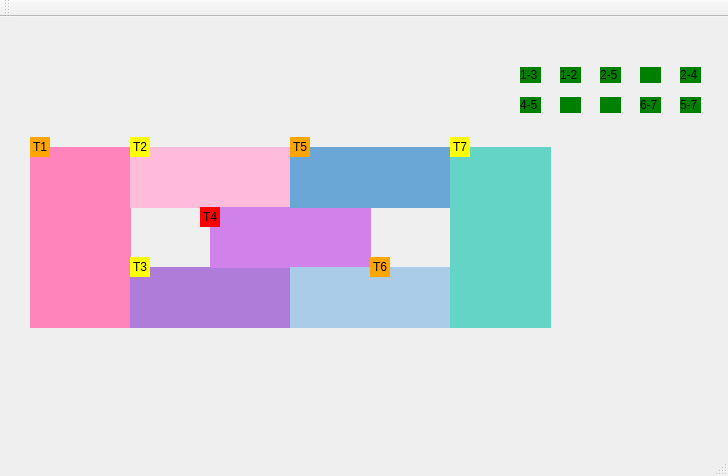
<?xml version="1.0" encoding="UTF-8"?>
<ui version="4.0">
 <class>MainWindow</class>
 <widget class="QMainWindow" name="MainWindow">
  <property name="geometry">
   <rect>
    <x>0</x>
    <y>0</y>
    <width>728</width>
    <height>476</height>
   </rect>
  </property>
  <property name="windowTitle">
   <string>MainWindow</string>
  </property>
  <widget class="QWidget" name="centralWidget">
   <widget class="QLabel" name="labelTrilho01">
    <property name="geometry">
     <rect>
      <x>30</x>
      <y>130</y>
      <width>101</width>
      <height>181</height>
     </rect>
    </property>
    <property name="styleSheet">
     <string notr="true">background-color: #FF84BC</string>
    </property>
    <property name="text">
     <string/>
    </property>
   </widget>
   <widget class="QLabel" name="labelTrilho02">
    <property name="geometry">
     <rect>
      <x>130</x>
      <y>130</y>
      <width>161</width>
      <height>61</height>
     </rect>
    </property>
    <property name="styleSheet">
     <string notr="true">background-color: #FFBBDA</string>
    </property>
    <property name="text">
     <string/>
    </property>
   </widget>
   <widget class="QLabel" name="labelTrilho03">
    <property name="geometry">
     <rect>
      <x>130</x>
      <y>250</y>
      <width>161</width>
      <height>61</height>
     </rect>
    </property>
    <property name="styleSheet">
     <string notr="true">background-color: #B07CDA</string>
    </property>
    <property name="text">
     <string/>
    </property>
   </widget>
   <widget class="QLabel" name="labelTrilho04">
    <property name="geometry">
     <rect>
      <x>210</x>
      <y>190</y>
      <width>161</width>
      <height>61</height>
     </rect>
    </property>
    <property name="styleSheet">
     <string notr="true">background-color:#D182EA</string>
    </property>
    <property name="text">
     <string/>
    </property>
   </widget>
   <widget class="QLabel" name="labelTrilho05">
    <property name="geometry">
     <rect>
      <x>290</x>
      <y>130</y>
      <width>161</width>
      <height>61</height>
     </rect>
    </property>
    <property name="styleSheet">
     <string notr="true">background-color:#6BA7D6</string>
    </property>
    <property name="text">
     <string/>
    </property>
   </widget>
   <widget class="QLabel" name="labelTrilho06">
    <property name="geometry">
     <rect>
      <x>290</x>
      <y>250</y>
      <width>161</width>
      <height>61</height>
     </rect>
    </property>
    <property name="styleSheet">
     <string notr="true">background-color: #ABCCE8;
</string>
    </property>
    <property name="text">
     <string/>
    </property>
   </widget>
   <widget class="QLabel" name="labelTrilho07">
    <property name="geometry">
     <rect>
      <x>450</x>
      <y>130</y>
      <width>101</width>
      <height>181</height>
     </rect>
    </property>
    <property name="styleSheet">
     <string notr="true">background-color:#64D4C7</string>
    </property>
    <property name="text">
     <string/>
    </property>
   </widget>
   <widget class="QLabel" name="labelTrem02">
    <property name="geometry">
     <rect>
      <x>130</x>
      <y>120</y>
      <width>20</width>
      <height>20</height>
     </rect>
    </property>
    <property name="styleSheet">
     <string notr="true">background-color: yellow;
text-align: center;</string>
    </property>
    <property name="text">
     <string> T2</string>
    </property>
   </widget>
   <widget class="QLabel" name="labelTrem01">
    <property name="geometry">
     <rect>
      <x>30</x>
      <y>120</y>
      <width>20</width>
      <height>20</height>
     </rect>
    </property>
    <property name="styleSheet">
     <string notr="true">background-color: orange</string>
    </property>
    <property name="text">
     <string> T1</string>
    </property>
   </widget>
   <widget class="QLabel" name="labelTrem05">
    <property name="geometry">
     <rect>
      <x>290</x>
      <y>120</y>
      <width>20</width>
      <height>20</height>
     </rect>
    </property>
    <property name="styleSheet">
     <string notr="true">background-color: orange</string>
    </property>
    <property name="text">
     <string> T5</string>
    </property>
   </widget>
   <widget class="QLabel" name="labelTrem03">
    <property name="geometry">
     <rect>
      <x>130</x>
      <y>240</y>
      <width>20</width>
      <height>20</height>
     </rect>
    </property>
    <property name="styleSheet">
     <string notr="true">background-color: yellow</string>
    </property>
    <property name="text">
     <string> T3</string>
    </property>
   </widget>
   <widget class="QLabel" name="labelTrem04">
    <property name="geometry">
     <rect>
      <x>200</x>
      <y>190</y>
      <width>20</width>
      <height>20</height>
     </rect>
    </property>
    <property name="styleSheet">
     <string notr="true">background-color: red</string>
    </property>
    <property name="text">
     <string> T4</string>
    </property>
   </widget>
   <widget class="QLabel" name="labelTrem06">
    <property name="geometry">
     <rect>
      <x>370</x>
      <y>240</y>
      <width>20</width>
      <height>20</height>
     </rect>
    </property>
    <property name="styleSheet">
     <string notr="true">background-color: orange</string>
    </property>
    <property name="text">
     <string> T6</string>
    </property>
   </widget>
   <widget class="QLabel" name="labelTrem07">
    <property name="geometry">
     <rect>
      <x>450</x>
      <y>120</y>
      <width>20</width>
      <height>20</height>
     </rect>
    </property>
    <property name="styleSheet">
     <string notr="true">background-color: yellow</string>
    </property>
    <property name="text">
     <string> T7</string>
    </property>
   </widget>
   <widget class="QLabel" name="labelSema2">
    <property name="geometry">
     <rect>
      <x>600</x>
      <y>50</y>
      <width>21</width>
      <height>16</height>
     </rect>
    </property>
    <property name="styleSheet">
     <string notr="true">background-color: green
</string>
    </property>
    <property name="text">
     <string>2-5</string>
    </property>
   </widget>
   <widget class="QLabel" name="labelSema3">
    <property name="geometry">
     <rect>
      <x>640</x>
      <y>50</y>
      <width>21</width>
      <height>16</height>
     </rect>
    </property>
    <property name="styleSheet">
     <string notr="true">background-color: green

</string>
    </property>
    <property name="text">
     <string/>
    </property>
   </widget>
   <widget class="QLabel" name="labelSema4">
    <property name="geometry">
     <rect>
      <x>680</x>
      <y>50</y>
      <width>21</width>
      <height>16</height>
     </rect>
    </property>
    <property name="styleSheet">
     <string notr="true">background-color: green</string>
    </property>
    <property name="text">
     <string>2-4</string>
    </property>
   </widget>
   <widget class="QLabel" name="labelSema0">
    <property name="geometry">
     <rect>
      <x>520</x>
      <y>50</y>
      <width>21</width>
      <height>16</height>
     </rect>
    </property>
    <property name="styleSheet">
     <string notr="true">background-color: green</string>
    </property>
    <property name="text">
     <string>1-3</string>
    </property>
   </widget>
   <widget class="QLabel" name="labelSema5">
    <property name="geometry">
     <rect>
      <x>520</x>
      <y>80</y>
      <width>21</width>
      <height>16</height>
     </rect>
    </property>
    <property name="styleSheet">
     <string notr="true">background-color: green
</string>
    </property>
    <property name="text">
     <string>4-5</string>
    </property>
   </widget>
   <widget class="QLabel" name="labelSema6">
    <property name="geometry">
     <rect>
      <x>560</x>
      <y>80</y>
      <width>21</width>
      <height>16</height>
     </rect>
    </property>
    <property name="styleSheet">
     <string notr="true">background-color: green
</string>
    </property>
    <property name="text">
     <string/>
    </property>
   </widget>
   <widget class="QLabel" name="labelSema7">
    <property name="geometry">
     <rect>
      <x>600</x>
      <y>80</y>
      <width>21</width>
      <height>16</height>
     </rect>
    </property>
    <property name="styleSheet">
     <string notr="true">background-color: green</string>
    </property>
    <property name="text">
     <string/>
    </property>
   </widget>
   <widget class="QLabel" name="labelSema8">
    <property name="geometry">
     <rect>
      <x>640</x>
      <y>80</y>
      <width>21</width>
      <height>16</height>
     </rect>
    </property>
    <property name="styleSheet">
     <string notr="true">background-color: green</string>
    </property>
    <property name="text">
     <string>6-7</string>
    </property>
   </widget>
   <widget class="QLabel" name="labelSema9">
    <property name="geometry">
     <rect>
      <x>680</x>
      <y>80</y>
      <width>21</width>
      <height>16</height>
     </rect>
    </property>
    <property name="styleSheet">
     <string notr="true"> background-color: green</string>
    </property>
    <property name="text">
     <string>5-7</string>
    </property>
   </widget>
   <widget class="QLabel" name="labelSema1">
    <property name="geometry">
     <rect>
      <x>560</x>
      <y>50</y>
      <width>21</width>
      <height>16</height>
     </rect>
    </property>
    <property name="styleSheet">
     <string notr="true">background-color: green</string>
    </property>
    <property name="text">
     <string>1-2</string>
    </property>
   </widget>
  </widget>
  <widget class="QMenuBar" name="menuBar">
   <property name="geometry">
    <rect>
     <x>0</x>
     <y>0</y>
     <width>728</width>
     <height>22</height>
    </rect>
   </property>
  </widget>
  <widget class="QToolBar" name="mainToolBar">
   <attribute name="toolBarArea">
    <enum>TopToolBarArea</enum>
   </attribute>
   <attribute name="toolBarBreak">
    <bool>false</bool>
   </attribute>
  </widget>
  <widget class="QStatusBar" name="statusBar"/>
 </widget>
 <layoutdefault spacing="6" margin="11"/>
 <resources/>
 <connections/>
</ui>
